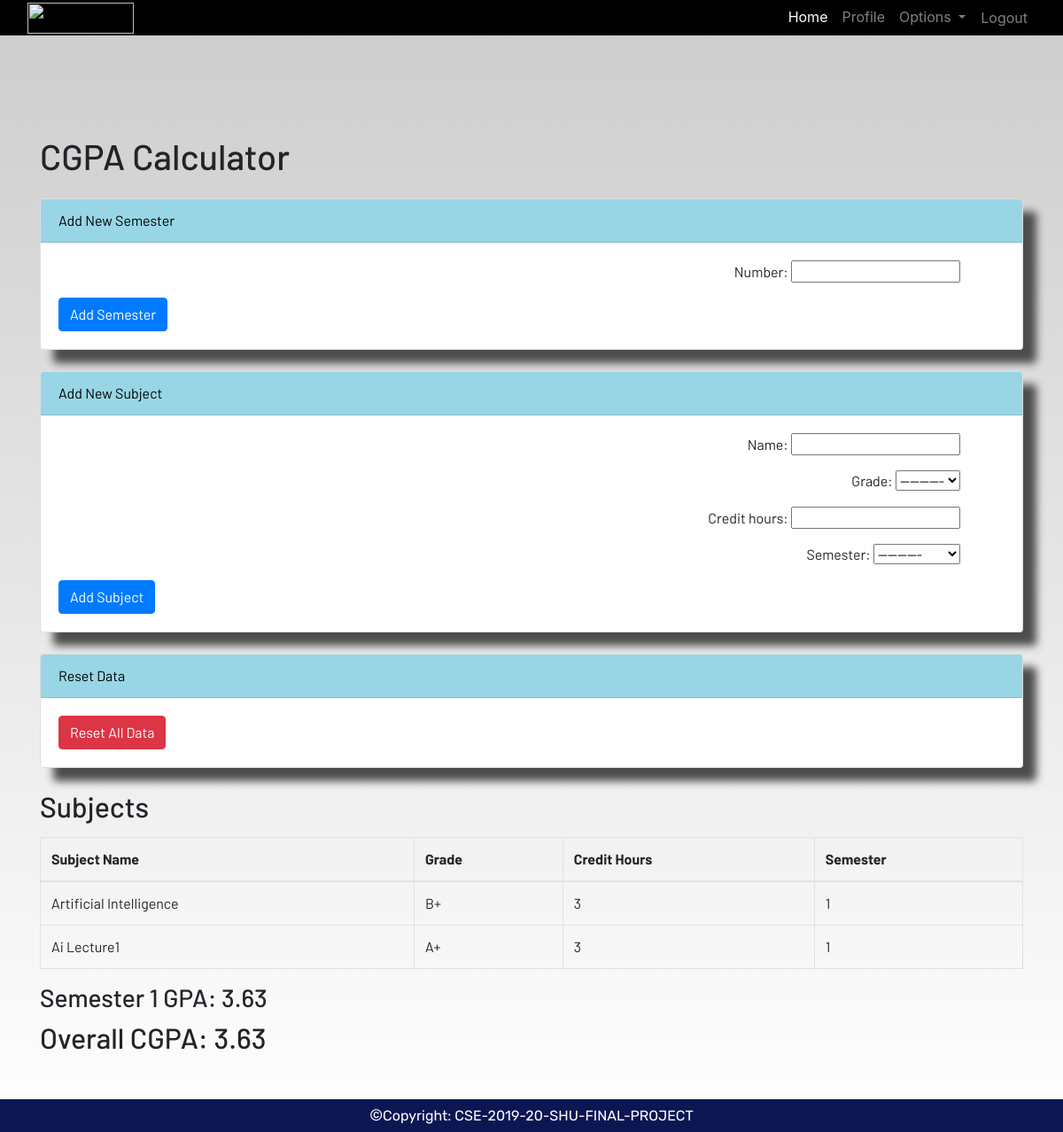
Before: /cgpa (signed in) with the older database file.
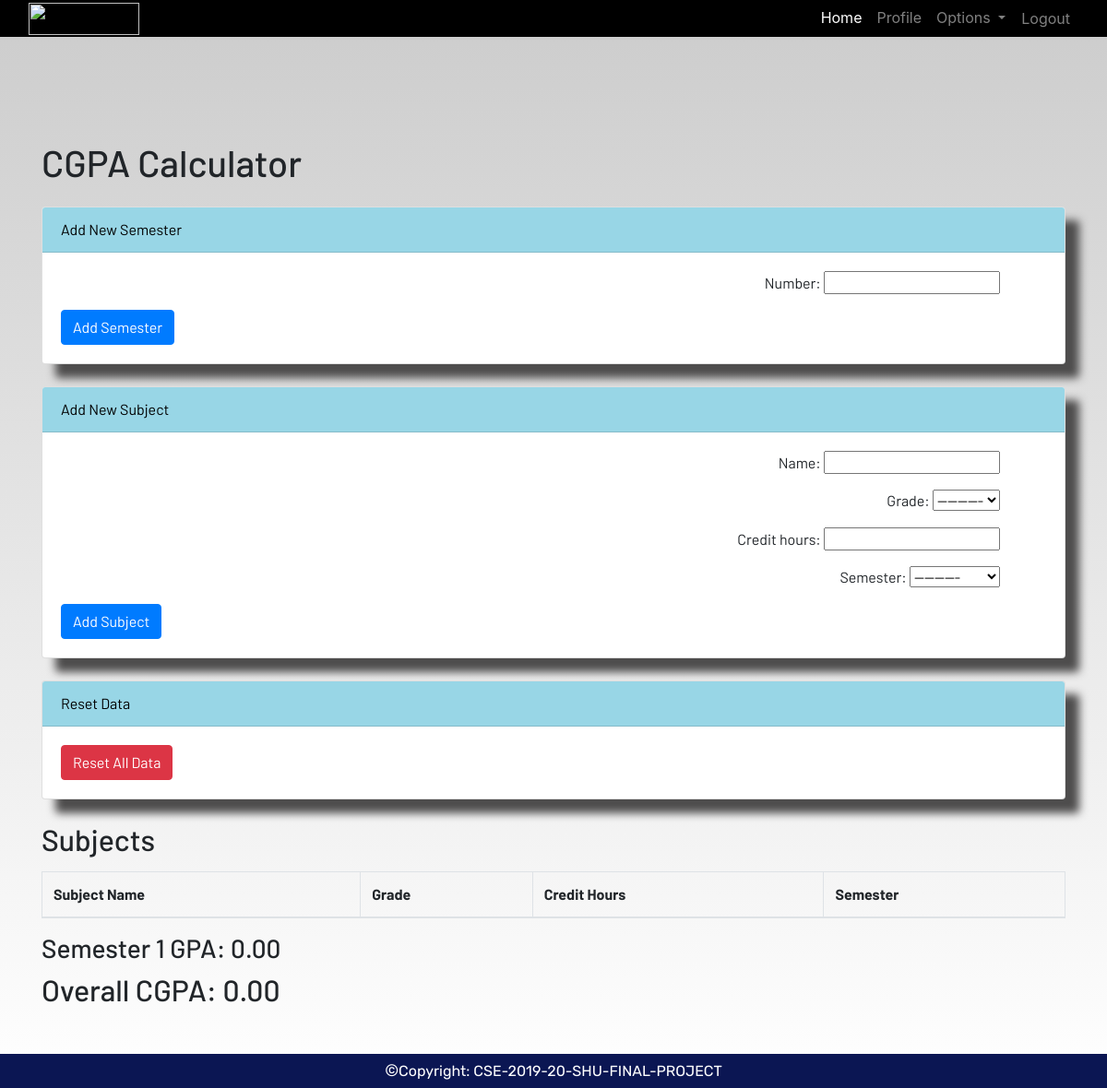
After: the same page with the newer database file.
### dashboard/models.py (models this page shows, shortened)
class Subject(models.Model):
    GRADE_CHOICES = [
        ('A+', 'A+'),
        ('A', 'A'),
        ('A-', 'A-'),
        ('B+', 'B+'),
        ('B', 'B'),
        ('B-', 'B-'),
        ('C+', 'C+'),
        ('C', 'C'),
        ('C-', 'C-'),
        ('D+', 'D+'),
        ('D', 'D'),
        ('F', 'F'),
    ]
    name = models.CharField(max_length=100)
    grade = models.CharField(max_length=2, choices=GRADE_CHOICES)
    credit_hours = models.IntegerField()
    semester = models.ForeignKey(Semester, on_delete=models.CASCADE, related_name='subjects')

class Semester(models.Model):
    number = models.IntegerField()
    gpa = models.FloatField(default=0.0, editable=False)
    def __str__(self):
        return f"Semester {self.number}"

### dashboard/views.py (the view)
# urls.py: path('cgpa', views.cgpa_view, name='cgpa_view'),
@login_required
def cgpa_view(request):
    semesters = Semester.objects.all()
    all_subjects = Subject.objects.all()
    cgpa = 0
    total_gpa = 0
    total_semesters = len(semesters)
    if request.method == 'POST':
        if 'add_semester' in request.POST:
            semester_form = SemesterForm(request.POST)
            if semester_form.is_valid():
                semester = semester_form.save()
                subjects = Subject.objects.filter(semester=semester)
                gpa = calculate_gpa(subjects)
                semester.gpa = gpa
                semester.save()
                return redirect('cgpa_view')
        elif 'add_subject' in request.POST:
            subject_form = SubjectForm(request.POST)
            if subject_form.is_valid():
                subject_form.save()
                return redirect('cgpa_view')
        elif 'reset_data' in request.POST:
            Semester.objects.all().delete()
            Subject.objects.all().delete()
            return redirect('cgpa_view')
    else:
        semester_form = SemesterForm()
        subject_form = SubjectForm()
    for semester in semesters:
        subjects = Subject.objects.filter(semester=semester)
        semester.gpa = calculate_gpa(subjects)
        total_gpa += semester.gpa
    cgpa = total_gpa / total_semesters if total_semesters > 0 else 0
    context = {
        'semesters': semesters,
        'cgpa': cgpa,
        'semester_form': semester_form,
        'subject_form': subject_form,
        'all_subjects': all_subjects,
    }
    return render(request, 'dashboard/cgpa.html', context)

### dashboard/forms.py
class SemesterForm(forms.ModelForm):
    class Meta:
        model = Semester
        fields = ['number']

class SubjectForm(forms.ModelForm):
    class Meta:
        model = Subject
        fields = ['name', 'grade', 'credit_hours', 'semester']

### dashboard/views.py (called while the page is built)
def calculate_gpa(subjects):
    grade_points = {
        'A+': 4.0,
        'A': 3.75,
        'A-': 3.5,
        'B+': 3.25,
        'B': 3.0,
        'B-': 2.75,
        'C+': 2.5,
        'C': 2.25,
        'D': 2.0,
        'F': 0.0,
    }
    total_points = 0
    total_credits = 0
    for subject in subjects:
        grade = subject.grade
        total_points += grade_points[grade] * subject.credit_hours
        total_credits += subject.credit_hours
    return total_points / total_credits if total_credits > 0 else 0

### dashboard/templates/dashboard/cgpa.html (shortened to what this page needs)
{% extends "dashboard/base.html" %}
{% load static %}
{% block content %}
<!DOCTYPE html>
<html lang="en">
<head>
    <link href="https://stackpath.bootstrapcdn.com/bootstrap/4.5.2/css/bootstrap.min.css" rel="stylesheet">
</head>
<body>
    <div class="container mt-5">
        <h1 class="mb-4">CGPA Calculator</h1>
        <div class="card mb-4">
            <div class="card-header">Add New Semester</div>
            <div class="card-body">
                <form method="post" action="{% url 'cgpa_view' %}">
                    {{ semester_form.as_p }}
                    <button type="submit" class="btn btn-primary">Add Semester</button>
                </form>
            </div>
        </div>
        <div class="card mb-4">
            <div class="card-header">Add New Subject</div>
            <div class="card-body">
                <form method="post" action="{% url 'cgpa_view' %}">
                    {{ subject_form.as_p }}
                    <button type="submit" class="btn btn-primary">Add Subject</button>
                </form>
            </div>
        </div>
        <div class="card mb-4">
            <div class="card-header">Reset Data</div>
            <div class="card-body">
                <form method="post" action="{% url 'cgpa_view' %}">
                    <button type="submit" class="btn btn-danger">Reset All Data</button>
                </form>
            </div>
        </div>
        <h2 class="mb-3">Subjects</h2>
        <table class="table table-bordered">
            <thead>
                <tr>
                    <th>Subject Name</th>
                    <th>Grade</th>
                    <th>Credit Hours</th>
                    <th>Semester</th>
                </tr>
            </thead>
            <tbody>
                {% for subject in all_subjects %}
                <tr>
                    <td>{{ subject.name }}</td>
                    <td>{{ subject.grade }}</td>
                    <td>{{ subject.credit_hours }}</td>
                    <td>{{ subject.semester.number }}</td>
                </tr>
                {% endfor %}
            </tbody>
        </table>
        {% for semester in semesters %}
        <h3>Semester {{ semester.number }} GPA: {{ semester.gpa|floatformat:2 }}</h3>
        {% endfor %}
        <h2>Overall CGPA: {{ cgpa|floatformat:2 }}</h2>
    </div>
</body>
</html>
{% endblock %}

### dashboard/templates/dashboard/base.html (shortened to what this page needs)
<!DOCTYPE html>
{% load static %}
<html lang="en">
<head>
  <link rel="stylesheet" href="https://stackpath.bootstrapcdn.com/bootstrap/4.3.1/css/bootstrap.min.css"
 />
  <link rel="stylesheet" href="https://use.fontawesome.com/releases/v5.7.2/css/all.css"
 />
  <link rel="stylesheet" href="{% static 'css/main.css' %}" />
</head>
<body>
  <header>
    <nav class="navbar navbar-expand-lg navbar-dark fixed-top" style="height: 40px;">
      <div class="container-fluid">
        <a class="navbar-brand" href="{% url 'home' %}"><img src="https://th.bing.com/th/id/R.7b278c748c20c18879b8b58f50a5ec14?rik=NZp04qpYMXxNLQ&riu=http%3a%2f%2fmonet-prtl-co.imgix.net%2fStyleGuide%2fLogos%2fRestrictionsComposition.png&ehk=jw9iv3bBVqzh2Wp8fbxUOxX864TZlZYipO6Njls2XRA%3d&risl=&pid=ImgRaw&r=0" height="35" width="120"></a>
        <div class="collapse navbar-collapse justify-content-end" id="navbarSupportedContent">
          <ul class="navbar-nav mb-2 mb-lg-0">
            <li class="nav-item">
              <a class="nav-link active" aria-current="page" href="{% url 'home' %}">Home</a>
            </li>
            {% if user.is_authenticated %}
            <li class="nav-item">
              <a class="nav-link" href="{% url 'profile' %}">Profile</a>
            </li>
            <li class="nav-item dropdown">
              <a class="nav-link dropdown-toggle" href="#" id="navbarDropdown" role="button" data-toggle="dropdown"
                aria-haspopup="true" aria-expanded="false">
                Options
              </a>
            </li>
            <li class="nav-item">
              <form method="POST" action="{% url 'logout' %}">
                <button type="submit" class="btn btn-link nav-link">Logout</button>
              </form>
            </li>
            {% endif %}
          </ul>
        </div>
      </div>
    </nav>
  </header>
  <br /><br />
  <main style="margin-top: 36px; margin-bottom: 60px; padding: 20px;">
    {% block content %}
    {% endblock content %}
  </main>
  <footer style="background-color: rgb(11, 22, 83); color: white; padding: 5px; text-align: center; position: fixed; bottom: 0; width: 100%">
   <font size="4">©</font>Copyright: CSE-2019-20-SHU-FINAL-PROJECT
  </footer>
</body>
</html>

### static/css/main.css (style rules this page uses)
html { scroll-behavior: smooth; height: 100%; width: 100%; }
main { font-family: Barlow, Quicksand, Rubik, sans-serif, serif, 'Times New Roman', Times, serif !important; }
footer { font-family: Rubik, sans-serif, serif, 'Times New Roman', Times, serif; }
.navbar { background-color: rgb(0, 0, 0) !important; }
.card { box-shadow: 15px 15px 10px rgb(78, 77, 77); }
a { text-decoration: none !important; color: black; }
.card-header { color: black !important; background: rgb(152, 214, 230) !important; transition: 0.3s ease-in; }
.card p { text-align: right; margin-right: 50px; line-height: 10px; }
html, body { max-width: 100%; overflow-x: hidden; height: 100%; width: 100%; }
body { background: linear-gradient(rgba(0, 0, 0, 0.2), rgba(255, 255, 255, 0.5)); overflow-x: hidden; background-repeat: no-repeat; }
.card-header { background-color: rgb(133, 204, 231); }

Changed rows visible on the page:
removed Subject: name "Artificial Intelligence", grade "B+", credit_hours "3", semester.number "1"
removed Subject: name "Ai Lecture1", grade "A+", credit_hours "3", semester.number "1"
removed Semester: number "1", gpa "3.63"
added Semester: number "1", gpa "0.00"
Other visible differences:
{{ cgpa|floatformat:2 }}: "3.63" → "0.00"
